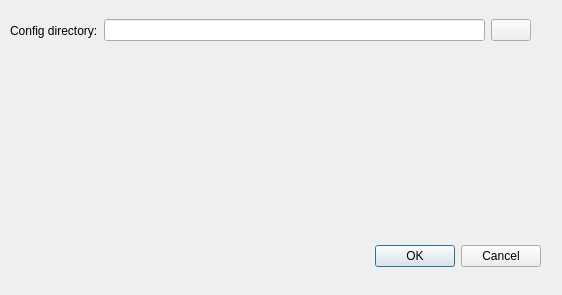
<?xml version="1.0" encoding="UTF-8"?>
<ui version="4.0">
 <class>SettingsDialog</class>
 <widget class="QDialog" name="SettingsDialog">
  <property name="geometry">
   <rect>
    <x>0</x>
    <y>0</y>
    <width>562</width>
    <height>295</height>
   </rect>
  </property>
  <property name="windowTitle">
   <string>Dialog</string>
  </property>
  <widget class="QDialogButtonBox" name="buttonBox">
   <property name="geometry">
    <rect>
     <x>200</x>
     <y>240</y>
     <width>341</width>
     <height>32</height>
    </rect>
   </property>
   <property name="orientation">
    <enum>Qt::Horizontal</enum>
   </property>
   <property name="standardButtons">
    <set>QDialogButtonBox::Cancel|QDialogButtonBox::Ok</set>
   </property>
  </widget>
  <widget class="QWidget" name="horizontalLayoutWidget">
   <property name="geometry">
    <rect>
     <x>10</x>
     <y>10</y>
     <width>521</width>
     <height>41</height>
    </rect>
   </property>
   <layout class="QHBoxLayout" name="horizontalLayout">
    <item>
     <widget class="QLabel" name="label">
      <property name="text">
       <string>Config directory:</string>
      </property>
     </widget>
    </item>
    <item>
     <widget class="QLineEdit" name="lineEdit">
      <property name="text">
       <string/>
      </property>
     </widget>
    </item>
    <item>
     <widget class="QPushButton" name="pushButtonChooseDirectory">
      <property name="text">
       <string/>
      </property>
      <property name="icon">
       <iconset resource="resources.qrc">
        <normaloff>:/icons/open.png</normaloff>:/icons/open.png</iconset>
      </property>
     </widget>
    </item>
   </layout>
  </widget>
 </widget>
 <resources>
  <include location="resources.qrc"/>
 </resources>
 <connections>
  <connection>
   <sender>buttonBox</sender>
   <signal>accepted()</signal>
   <receiver>SettingsDialog</receiver>
   <slot>accept()</slot>
   <hints>
    <hint type="sourcelabel">
     <x>248</x>
     <y>254</y>
    </hint>
    <hint type="destinationlabel">
     <x>157</x>
     <y>274</y>
    </hint>
   </hints>
  </connection>
  <connection>
   <sender>buttonBox</sender>
   <signal>rejected()</signal>
   <receiver>SettingsDialog</receiver>
   <slot>reject()</slot>
   <hints>
    <hint type="sourcelabel">
     <x>316</x>
     <y>260</y>
    </hint>
    <hint type="destinationlabel">
     <x>286</x>
     <y>274</y>
    </hint>
   </hints>
  </connection>
 </connections>
</ui>
